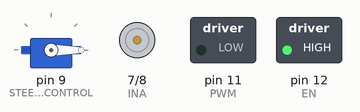
A sketch run on a simulated Arduino Uno, built with avr-gcc and run on an emulated ATmega328P. Parts: servo, motor-driver pin pairs drawn as motors (green arrow = first pin HIGH = forward, orange = second pin HIGH = backward, longer = more drive), switched loads named in the sketch (green lamp = pin HIGH). What the sketch prints to the serial monitor is not drawn.

Above: at 0.1 s.
At 5.1 s:
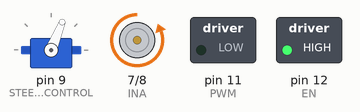
Timing chart, 0 to 6.6 s (numbered marks = the images above):
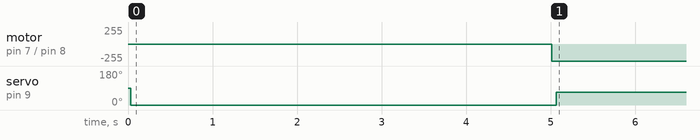

The sketch:

pid.ino
```cpp
#include <VL53L0X.h>
#include <Servo.h>
#include <Wire.h>
#include <Adafruit_GFX.h>
#include <Adafruit_SSD1306.h>

int timeout = 700;


int SERVO_NORMOL = 90;
int SERVO_LEFT_LIMIT = 112; //112       101
int SERVO_RIGHT_LIMIT = 68; //68        79

#define PRELOAD_VALUE 170  // about 11 ms delay

#define XSHUT_F1 5 //5
#define XSHUT_F2 6 //4
#define XSHUT_SR 4 //4

#define TOF_F1_ADDR    0x2B      // this addr is set by default for each VL53L0X sensor
#define TOF_F2_ADDR    0x2A
#define TOF_SR_ADDR    0x2C

#define SYSTEM_INTERRUPT_CLEAR       0x0B
#define RESULT_INTERRUPT_STATUS      0x13
#define RESULT_RANGE_STATUS          0x14
#define STEERING_CONTROL 9

#define MOTOR_CONTROL    3
#define INA 7     // выходы arduino
#define INB 8
#define EN 12
#define PWM 11

#define START_DELAY 228  // it is 5s for 22 ms timer 228
#define PID_DISTANCE 100

#define INIT_STATE 0
#define MOTOR_STATE 1
#define SERVA_STATE 2


// create vlx sensor objects
VL53L0X f1_sensor;
VL53L0X f2_sensor;
VL53L0X sr_sensor;
Servo my_servo;

int motorMOTOR = 50;
void setup() {
  pinMode(INA, OUTPUT);
  pinMode(INB, OUTPUT);
  pinMode(EN, OUTPUT);

  digitalWrite(EN, HIGH);

  my_servo.attach(STEERING_CONTROL);
  my_servo.write(SERVO_NORMOL);

  pinMode(XSHUT_F1, OUTPUT);
  pinMode(XSHUT_F2, OUTPUT);
  pinMode(XSHUT_SR, OUTPUT);

  Wire.begin();
  Serial.begin(9600);
  Serial.println("Initialization ...");

  pinMode(XSHUT_F1, INPUT);
  delay(10);
  f1_sensor.setAddress(TOF_F1_ADDR);

  pinMode(XSHUT_F2, INPUT);
  delay(10);
  f2_sensor.setAddress(TOF_F2_ADDR);

  pinMode(XSHUT_SR, INPUT);
  delay(10);
  sr_sensor.setAddress(TOF_SR_ADDR);

  f1_sensor.setTimeout(timeout);
  f1_sensor.init();
  f1_sensor.startContinuous();

  f2_sensor.setTimeout(timeout);
  f2_sensor.init();
  f2_sensor.startContinuous();

  sr_sensor.setTimeout(timeout);
  sr_sensor.init();
  sr_sensor.startContinuous();

  Serial.println("Setup done");

  cli();  // disable global interrupts
  TCCR2A = 0;
  TCCR2B = 0;

  OCR2A = PRELOAD_VALUE;
  TCCR2A |= (1 << WGM21);  // enable CTC mode

  // set 1024 as a frequency prescaller
  TCCR2B |= (1 << CS20);
  TCCR2B |= (1 << CS21);
  TCCR2B |= (1 << CS22);

  TIMSK2 = (1 << OCIE2A);   // enable Timer2 compare interrupt

  sei();
}

int f1, pl, sr, f2;

float err_motor = 0.0;
float deff_motor = 0.0;
float deff_old_motor = 0.0;
float err_old_motor = 0.0;
int tm = 20;

volatile byte flag = 0;

int tof_base_value = 60;
float dt = 0.022;
float old_err_motor = 0;
float P_motor = 0.00;
float I_motor = 0.00;
float D_motor = 0.00;

float k_motor1 = 1.2;
float k_motor2 = 0.003;
float k_motor3 = 0.2;

float k_serva1 = 1.5;
float k_serva2 = 0.005;
float k_serva3 = 0.04;

float err_serva = 0.0;
float deff_serva = 0.0;
float deff_old_serva = 0.0;
float err_old_serva = 0.0;

float old_err_serva = 0;
float P_serva = 0.00;
float I_serva = 0.00;
float D_serva = 0.00;

int mp = 0;
int value_motor = 0;
int value_serva = 0;

int state = INIT_STATE;

int start_counter = 0;

void loop() {
   if (flag == 1) {

     if (0 != (sr_sensor.readReg(RESULT_INTERRUPT_STATUS) & 0x07)) {
        sr = sr_sensor.readReg16Bit(RESULT_RANGE_STATUS + 10);
        sr_sensor.writeReg(SYSTEM_INTERRUPT_CLEAR, 0x01);
     }

     if (0 != (f2_sensor.readReg(RESULT_INTERRUPT_STATUS) & 0x07)) {
        f2 = f2_sensor.readReg16Bit(RESULT_RANGE_STATUS + 10);
        f2_sensor.writeReg(SYSTEM_INTERRUPT_CLEAR, 0x01);
     }

     if (0 != (f1_sensor.readReg(RESULT_INTERRUPT_STATUS) & 0x07)) {
        f1 = f1_sensor.readReg16Bit(RESULT_RANGE_STATUS + 10);
        f1_sensor.writeReg(SYSTEM_INTERRUPT_CLEAR, 0x01);
     }


       switch(state) {
           case INIT_STATE:            // Use 5s delay
               start_counter++;
               if (start_counter >= START_DELAY) {
                 start_counter = 0;
                 digitalWrite(INA, LOW);
                 digitalWrite(INB, HIGH);
                 state = SERVA_STATE;
//                 Serial.println("STATE: " + String(state) + "\tSR " + String(sr)+ "\t" + "PID SIGNAL " + String(value));
               }

           break;

           case MOTOR_STATE:
              err_motor = sr - PID_DISTANCE;
              P_motor = err_motor;                          // P
              I_motor = I_motor + err_motor * dt;                 // I
              D_motor = (err_motor - old_err_motor) * 22 / 1000;  // D
              old_err_motor = err_motor;

              value_motor = P_motor * k_motor1 + I_motor * k_motor2 + D_motor * k_motor3;   // от -22 до 22
              if (value_motor > 100) {
                 value_motor = 100;
              }

              if (value_motor < 0) {
                 value_motor = 0;
              }
              state = SERVA_STATE;
           break;

           case SERVA_STATE:
              err_serva = f1 - f2;
              P_serva = err_serva;                          // P
              I_serva = I_serva + err_serva * dt;                 // I
              D_serva = (err_serva - old_err_serva) * 22 / 1000;  // D
              old_err_serva = err_serva;

              value_serva = P_serva * k_serva1 + I_serva * k_serva2 + D_serva * k_serva3;   // от -22 до 22
              if (value_serva > 112) {
                 value_serva = 112;
              }

              if (value_serva < 68) {
                 value_serva = 68;
              }
              state = MOTOR_STATE;

           break;
       }

       flag = 0;
   }
   Serial.print(String(f1)+ "\t" + "    " + String(f2) + "\t" + "    ");
   Serial.println(value_serva);
   my_servo.write(value_serva);
   analogWrite(PWM, value_motor);
}


ISR(TIMER2_COMPA_vect)
{
    static int counter = 0;
    counter++;
    if (counter == 2) {
        flag = 1;
        counter = 0;
    }

}
```

Measured:
- by itself, motor on pin 7 (INA) / pin 8 (INB): stopped → backward 255/255 at 5.0 s
- by itself, servo on pin 9 (STEERING_CONTROL): 90° → 0° at 0.03 s, → 68° 5.0 s later
